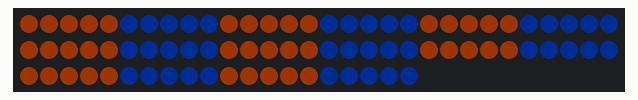
The sketch below on a simulated Arduino Uno, built with avr-gcc and run on an emulated ATmega328P. Shown: 80 RGB LEDs in strip order, left to right, continuing on the next row. Dim RGB values are drawn brighter than linear.

Above: at 0.05 s.
At 7.54 s:
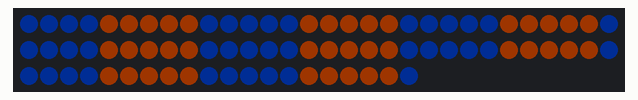
At 15.12 s:
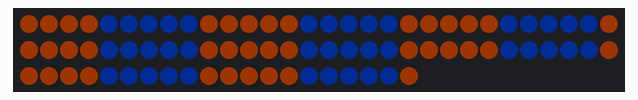
At 30.43 s:
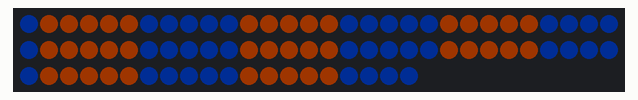
At 35.43 s:
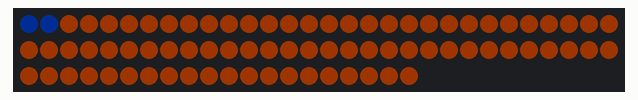
At 39.78 s:
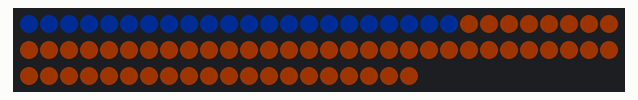

The sketch:

Robot_Lights_Display.ino
```cpp
#include "FastLED.h"

// How many leds in your strip?
#define NUM_LEDS 80

// For led chips like Neopixels, which have a data line, ground, and power, you just
// need to define DATA_PIN.  For led chipsets that are SPI based (four wires - data, clock,
// ground, and power), like the LPD8806, define both DATA_PIN and CLOCK_PIN
#define DATA_PIN 11
#define CLOCK_PIN 13

#define YELLOW CRGB(255, 90, 0)
#define BLUE CRGB(0, 50, 170)


#define COG_SIZE 5

/*
Ronnie: I won't be able to come to Robotics today. If you read this message, you should test each method.
Personally, I would prefer if we kept the arduino off of the robot until the competition so that we can add more light designs.
It would be easier to test the lights when it isn't on the robot.

I have added a Cog method to this, as well as a shift up and shift down method. This allows for us to easily string lights together and move them back and forth.

You also may want to take out the interrupting red lights.

*/


// Define the array of leds
CRGB leds[NUM_LEDS];

void setup() {
  FastLED.addLeds<WS2801, DATA_PIN, CLOCK_PIN, RGB>(leds, NUM_LEDS);
  FastLED.setBrightness(30);
}

void loop() {
  cogs(YELLOW, BLUE);
  rotatingCogsUp(YELLOW, BLUE);
  rotatingCogsDown(YELLOW, BLUE);
  displayColor(YELLOW);
  for (int c = 3; c > 0; c--) {
    cylon(YELLOW, BLUE);
  }
  for (int c = 20; c > 0; c--) {
    alternate(YELLOW, BLUE);
  }
  expandMiddle(YELLOW, BLUE);
}

void rotatingCogsUp(CRGB colorOne, CRGB colorTwo) {
  FastLED.show();
  for (int i = 0; i < 30; i++) {
    for (int c = 0; c < COG_SIZE; c++) {
      moveCogsUp();
      delay(100);
      FastLED.show();
    }
  }
}

void rotatingCogsDown(CRGB colorOne, CRGB colorTwo) {
  FastLED.show();
  for (int i = 0; i < 30; i++) {
    for (int c = 0; c < COG_SIZE; c++) {
      moveCogsDown();
      delay(100);
      FastLED.show();
    }
  }
}

void cylon(CRGB colorOne, CRGB colorTwo) {
  for (int i = 0; i < NUM_LEDS; i++) {
		// Set the i'th led to colorOne
		leds[i] = colorOne;
		// Show the leds
		FastLED.show();
		// now that we've shown the leds, reset the i'th led to black
		leds[i] = colorTwo;
		// Wait a little bit before we loop around and do it again
		delay(30);
	}

	// Now go in the other direction.
	for(int i = NUM_LEDS-1; i >= 0; i--) {
		// Set the i'th led to colorTwo
		leds[i] = colorTwo;
		// Show the leds
		FastLED.show();
		// now that we've shown the leds, reset the i'th led to black
		leds[i] = colorOne;
		// Wait a little bit before we loop around and do it again
		delay(30);
	}
}

void alternate(CRGB colorOne, CRGB colorTwo) {
  for(int i = 0; i < NUM_LEDS; i++) {
    if ((i & 1) == 0) { // For even numbered LEDs...
      leds[i] = colorOne;
    }
    else {
      leds[i] = colorTwo;
    }

  }

  FastLED.show();
  delay(200);

  for(int i = 0; i < NUM_LEDS; i++) {

    if ((i & 1) == 1) { // For odd numbered LEDs...
      leds[i] = colorOne;
    }
    else {
      leds[i] = colorTwo;
    }

  }

  FastLED.show();
  delay(200);
}

void displayColor(CRGB color) {
  for (int i=0 ; i < NUM_LEDS; i++) {
        leds[i] = color;
  }
  FastLED.show();
}

//void cogs(CRGB colorOne, CRGB colorTwo) {
//  for (int i = 0; i < NUM_LEDS; i++) {
//    if ((i & COG_SIZE) == 0) { //Alternates every 4.
//      leds[i] = colorOne;
//    }
//    else {
//      leds[i] = colorTwo;
//    }
//  }
//}

void cogs(CRGB colorOne, CRGB colorTwo) {
  for (int i = 0; i < NUM_LEDS; i++) {
    if ((((int) (i / COG_SIZE)) & 1) == 0) { //Alternates every 4.
      leds[i] = colorOne;
    }
    else {
      leds[i] = colorTwo;
    }
  }
}

void moveCogsUp() {
  boolean changeColor = true;
  for (int i = 0; i < (COG_SIZE - 1); i++) {
    if (leds[i] != leds[i + 1]) {
      changeColor = false;
    }
  }
  if (changeColor) {
    shiftUp(leds[COG_SIZE]);
  }
  else {
    shiftUp(leds[0]);
  }
}

void moveCogsDown() {
  boolean changeColor = true;
  for (int i = (NUM_LEDS - 1); i > (NUM_LEDS - (COG_SIZE)); i--) {
    if (leds[i] != leds[i - 1]) {
      changeColor = false;
    }
  }
  if (changeColor) {
    shiftDown(leds[NUM_LEDS - COG_SIZE - 1]);
  }
  else {
    shiftDown(leds[NUM_LEDS - 1]);
  }
}

void insertMiddle(CRGB colorIn) {
  for (int i = 0; i < (NUM_LEDS/2 - 1); i++) {
    leds[i] = leds[i+1];
    leds[NUM_LEDS - i - 1] = leds[NUM_LEDS - i - 2];
  }
  if ((NUM_LEDS & 1) == 1) {
    leds[(NUM_LEDS - 1)/2] = colorIn;
  }
  else {
    leds[NUM_LEDS/2 - 1] = colorIn;
    leds[NUM_LEDS/2] = colorIn;
  }
}

void expandMiddle(CRGB colorOne, CRGB colorTwo) {
  displayColor(colorTwo);
  FastLED.show();
  for (int i = 0; i < 30; i++) {
    for (int c = 0; c < COG_SIZE; c++) {
      insertMiddle(colorOne);
      FastLED.show();
      delay(70);
    }
    for (int c = 0; c < COG_SIZE; c++) {
      insertMiddle(colorTwo);
      FastLED.show();
      delay(70);
    }
  }
}

//moves every led up one, and inserts colorIn at leds[0]
void shiftUp(CRGB colorIn) {
  for (int i = (NUM_LEDS - 1); i > 0; i--) {
    leds[i] = leds[i - 1]; //The last led becomes the previous led's color
  }
  leds[0] = colorIn;
}

//moves every led down one, and inserts colorIn at leds[(NUM_LEDS - 1)]
void shiftDown(CRGB colorIn) {
  for (int i = 0; i < (NUM_LEDS - 1); i++) { //Range: changes leds 0 - 78
    leds[i] = leds[i + 1]; //The first led becomes the next led's color
  }
  leds[(NUM_LEDS - 1)] = colorIn;
}
```
